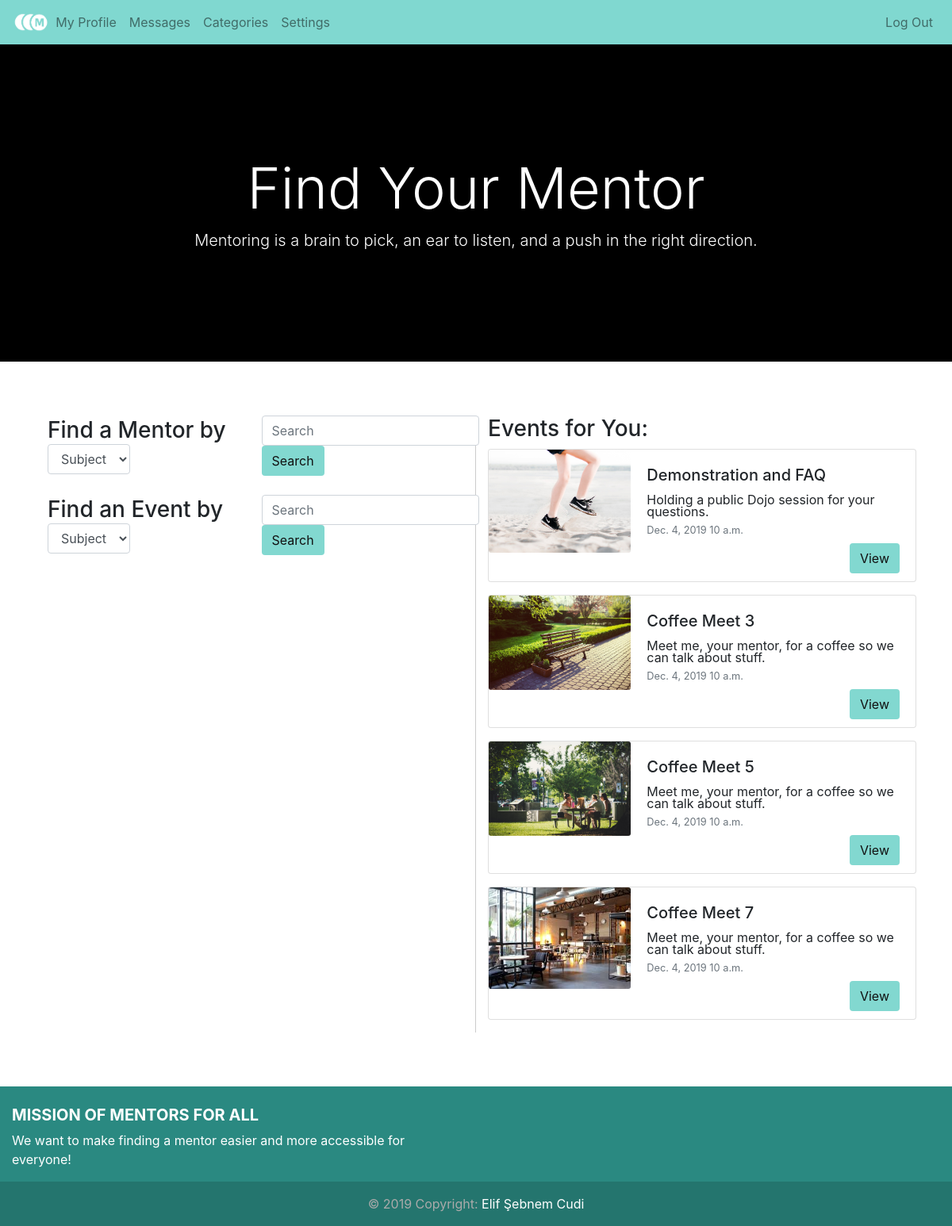
Screenshot of /home (signed in) with the database file from the repository.
### mentorsforall/models.py (models this page shows, shortened)
class Event(models.Model):
    image = models.FileField(upload_to=image_upload_to)
    date = models.DateField()
    time = models.TimeField()
    public = models.BooleanField(default=True)
    name = models.CharField(max_length=32)
    about = models.TextField(max_length=1024, null=True)
    host = models.ForeignKey(
        Profile,
        related_name = "host_of_event",
        on_delete=models.SET_NULL,
        null = True
    )
    location = models.CharField(max_length=32)
    city = models.CharField(max_length=32)
    subjects = models.ManyToManyField('Subject', related_name='subjects_events')
    attendees = models.ManyToManyField('Profile', related_name='a_profiles_events')
    invitees = models.ManyToManyField('Profile', related_name='i_profiles_events')

### mentorsforall/views.py (the view)
# urls.py: 2. Add a URL to urlpatterns:  path('', views.home, name='home')
def home(request):
    if not request.user.is_authenticated:
        return redirect(index)
    current_user = request.user
    p = Profile.objects.get(accountid=current_user.id)
    events = []
    for subject in p.subjects.all():
        events.extend(Event.objects.filter(Q(subjects__id__exact=subject.id) & ~Q(attendees__id__exact=current_user.id)))
    eventlist = list(dict.fromkeys(events))
    if len(eventlist) == 0:
        events.extend(Event.objects.filter(Q(city=p.city)&~Q(attendees__id__exact=current_user.id)))
        eventlist = list(dict.fromkeys(events))
    context = {
        'profile': p,
        'events': eventlist
    }
    return render(request, 'mentorsforall/home.html', context)

### mentorsforall/templates/mentorsforall/home.html (shortened to what this page needs)
<!DOCTYPE HTML5>
<html lang="en">
<head>
  <link rel="stylesheet" href="https://maxcdn.bootstrapcdn.com/bootstrap/4.0.0/css/bootstrap.min.css">
</head>
<body>
  {% include "mentorsforall/navbar.html" %}
  <header>
    <div class="overlay"></div>
    <video playsinline="playsinline" autoplay="autoplay" muted="muted" loop="loop">
      <source src="static/images/misc/test.mp4" type="video/mp4">
    </video>
    <div class="container h-100">
      <div class="d-flex h-100 text-center align-items-center">
        <div class="w-100 text-white">
          <h1 class="display-3">Find Your Mentor</h1>
          <p class="lead mb-0">Mentoring is a brain to pick, an ear to listen, and a push in the right direction.</p>
        </div>
      </div>
    </div>
  </header>
  <div class="content">
    <section class="my-5">
      <div class="container">
        <div class="row">
          <div class="col-md-6 mx-auto" style="border-right:1px solid #ccc;">
            <form type="get" class="form-inline" action="{% url 'do_search' %}">
              <div class="col-md-6">
                <h3>Find a Mentor by
                  <select class="form-control" name="mentor_dropdown" id="mentor_dropdown">
                    <option>Subject</option>
                  </select></h3>
              </div>
              <div class="col-md-6">
                <h3>
                  <input id="search_box" name="search_box_mentor" class="form-control mr-sm-2" type="text" placeholder="Search">
                  <button class="btn btn-default" type="submit">Search</button>
                </h3>
              </div>
            </form>
            <form type="get" class="form-inline" action="{% url 'do_search' %}">
              <div class="col-md-6">
                <h3>Find an Event by
                  <select class="form-control" name="event_dropdown" id="event_dropdown">
                    <option>Subject</option>
                  </select></h3>
              </div>
              <div class="col-md-6">
                <h3>
                  <input id="search_box" name="search_box_event" class="form-control mr-sm-2" type="text" placeholder="Search">
                  <button class="btn btn-default" type="submit">Search</button>
                </h3>
              </div>
            </form>
          </div>
          <div class="col-md-6 mx-auto">
            <h3>Events for You:</h3>
            {% for event in events %}
            <div class="card mb-3" style="max-width: 540px;">
              <div class="row no-gutters">
                <div class="col-md-4">
                  <img src="{% if event.image %}{{ event.image.url }}{% endif %}" class="card-img img-fluid" alt="event Image">
                </div>
                <div class="col-md-8">
                  <div class="card-body">
                    <h5 class="card-title">{{ event.name }}</h5>
                    <p class="card-text" id="about-text">{{ event.about }}</p>
                    <p class="card-text" id="date-text"><small class="text-muted">{{ event.date }} {{ event.time }}</small></p>
                    <a href="{% url 'event' event_id=event.id %}" class="btn btn-default float-right view-button">View</a>
                  </div>
                </div>
              </div>
            </div>
            {% empty %}
            <p>There are currently no events near your city or for your chosen subjects.<br>You can manually search for events via the search functionality.</p>
            {% endfor %}
          </div>
        </div>
      </div>
    </section>
  </div>
  {% include "mentorsforall/footer.html" %}
</body>
</html>

### mentorsforall/templates/mentorsforall/home.html (style rules this page uses)
header { position: relative; background-color: black; height: 40vh; min-height: 25rem; width: 100%; overflow: hidden; }
header video { position: absolute; top: 50%; left: 50%; min-width: 100%; min-height: 100%; width: auto; height: auto; z-index: 0; -ms-transform: translateX(-50%) translateY(-50%); -moz-transform: translateX(-50%) translateY(-50%); -webkit-transform: translateX(-50%) translateY(-50%); transform: translateX(-50%) translateY(-50%); }
header .container { position: relative; z-index: 2; }
header .overlay { position: absolute; top: 0; left: 0; height: 100%; width: 100%; background-color: black; opacity: 0.5; z-index: 1; }
html { height: 100%; }
body { min-height: 100%; display: flex; flex-direction: column; }
.content { margin: 20px 0px; }
.btn { background-color:#82d8d0; }
.btn-default { color: #111 !important; }
#date-text { line-height: 0px; }
#about-text { line-height: 15px; }
.view-button { margin-bottom: 10px; }

### rows the page displays
Event: image (picture), name "Demonstration and FAQ", about "Holding a public Dojo session for your questions.", date "Dec. 4, 2019", time "10 a.m."
Event: image (picture), name "Coffee Meet 3", about "Meet me, your mentor, for a coffee so we can talk about stuff.", date "Dec. 4, 2019", time "10 a.m."
Event: image (picture), name "Coffee Meet 5", about "Meet me, your mentor, for a coffee so we can talk about stuff.", date "Dec. 4, 2019", time "10 a.m."
Event: image (picture), name "Coffee Meet 7", about "Meet me, your mentor, for a coffee so we can talk about stuff.", date "Dec. 4, 2019", time "10 a.m."
